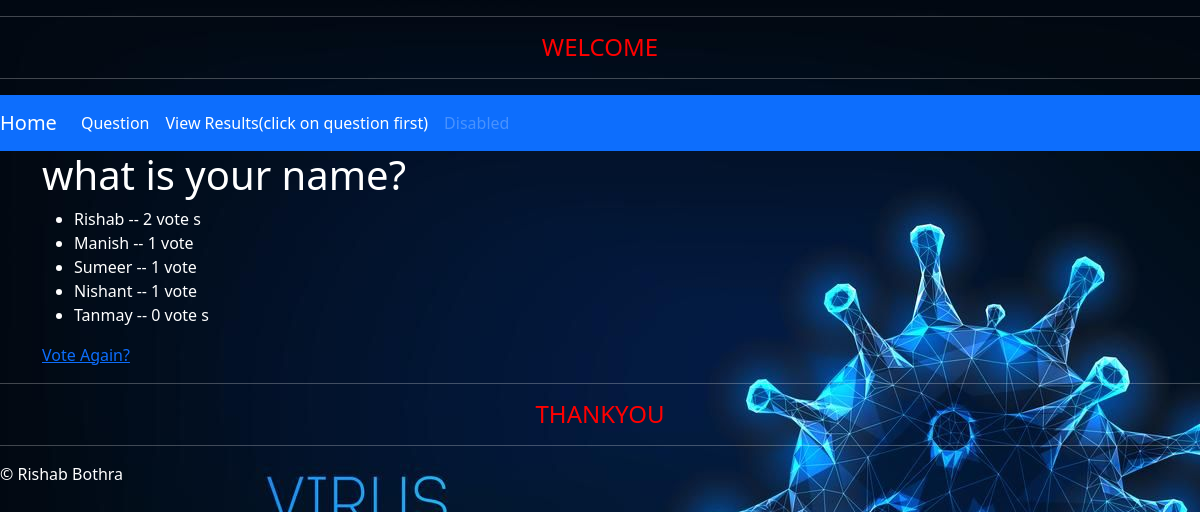
The app's page /polls/4/results, older data.
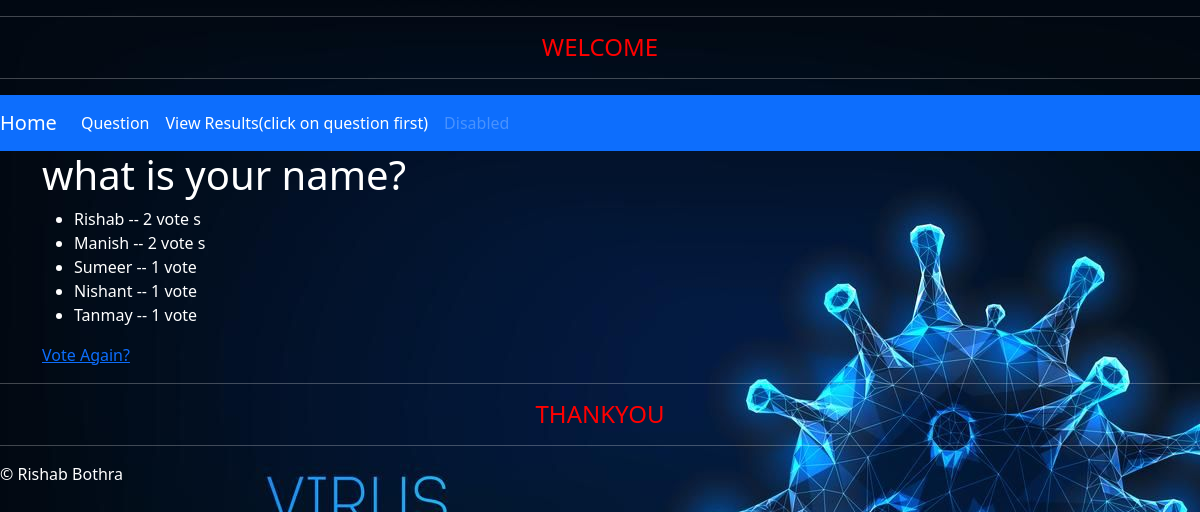
The same page, newer data.
### polls/models.py (models this page shows, shortened)
class Choice(models.Model):
    choice_txt = models.CharField(max_length = 200)
    votes = models.IntegerField(default=0)
    question = models.ForeignKey(Question, on_delete=models.CASCADE)

### polls/views.py (the view)
# urls.py: url(r'^polls/(?P<question_id>[0-9]+)/results$',views.results,name='results'),
def results(request, question_id):
    question = get_object_or_404(Question,pk = question_id)
    return render(request, 'polls/results.html',{'question':question})

### polls/templates/polls/results.html
{% extends 'polls/base.html' %}
{% block main_content %}
<h1>{{question.question_txt}}</h1>
<ul>
    {% for choice in question.choice_set.all %}
        <li>{{choice.choice_txt}} -- {{choice.votes}} vote {{choice.votes|pluralize}}</li>
    {% endfor %}
</ul>
<a href="{% url 'polls:detail' question.id %}">Vote Again?</a>
{% endblock %}

Row changes from the older to the newer data that the page shows:
changed Choice "Manish": votes "1" → "2"
changed Choice "Tanmay": votes "0" → "1"
